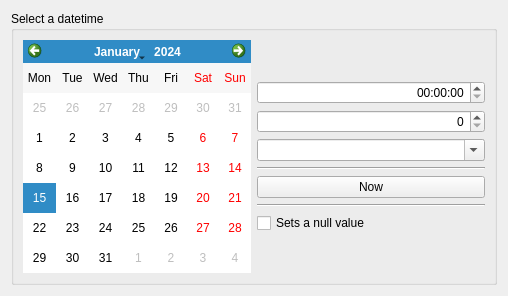
<?xml version="1.0" encoding="UTF-8"?>
<ui version="4.0">
 <class>wdgDatetime</class>
 <widget class="QWidget" name="wdgDatetime">
  <property name="geometry">
   <rect>
    <x>0</x>
    <y>0</y>
    <width>508</width>
    <height>296</height>
   </rect>
  </property>
  <property name="sizePolicy">
   <sizepolicy hsizetype="MinimumExpanding" vsizetype="Preferred">
    <horstretch>0</horstretch>
    <verstretch>0</verstretch>
   </sizepolicy>
  </property>
  <layout class="QHBoxLayout" name="horizontalLayout">
   <item>
    <widget class="QGroupBox" name="grp">
     <property name="sizePolicy">
      <sizepolicy hsizetype="MinimumExpanding" vsizetype="Preferred">
       <horstretch>0</horstretch>
       <verstretch>0</verstretch>
      </sizepolicy>
     </property>
     <property name="title">
      <string>Select a datetime</string>
     </property>
     <layout class="QHBoxLayout" name="horizontalLayout_3">
      <item>
       <layout class="QHBoxLayout" name="horizontalLayout_2">
        <item>
         <widget class="QCalendarWidget" name="teDate">
          <property name="sizePolicy">
           <sizepolicy hsizetype="MinimumExpanding" vsizetype="Preferred">
            <horstretch>0</horstretch>
            <verstretch>0</verstretch>
           </sizepolicy>
          </property>
          <property name="firstDayOfWeek">
           <enum>Qt::Monday</enum>
          </property>
          <property name="verticalHeaderFormat">
           <enum>QCalendarWidget::NoVerticalHeader</enum>
          </property>
         </widget>
        </item>
        <item>
         <layout class="QVBoxLayout" name="verticalLayout">
          <item>
           <spacer name="verticalSpacer">
            <property name="orientation">
             <enum>Qt::Vertical</enum>
            </property>
            <property name="sizeHint" stdset="0">
             <size>
              <width>20</width>
              <height>40</height>
             </size>
            </property>
           </spacer>
          </item>
          <item>
           <widget class="QTimeEdit" name="teTime">
            <property name="sizePolicy">
             <sizepolicy hsizetype="MinimumExpanding" vsizetype="Fixed">
              <horstretch>0</horstretch>
              <verstretch>0</verstretch>
             </sizepolicy>
            </property>
            <property name="toolTip">
             <string>Select a time</string>
            </property>
            <property name="alignment">
             <set>Qt::AlignRight|Qt::AlignTrailing|Qt::AlignVCenter</set>
            </property>
            <property name="displayFormat">
             <string>HH:mm:ss</string>
            </property>
           </widget>
          </item>
          <item>
           <widget class="QSpinBox" name="teMicroseconds">
            <property name="sizePolicy">
             <sizepolicy hsizetype="MinimumExpanding" vsizetype="Fixed">
              <horstretch>0</horstretch>
              <verstretch>0</verstretch>
             </sizepolicy>
            </property>
            <property name="toolTip">
             <string>Select microseconds</string>
            </property>
            <property name="alignment">
             <set>Qt::AlignRight|Qt::AlignTrailing|Qt::AlignVCenter</set>
            </property>
            <property name="maximum">
             <number>999999</number>
            </property>
           </widget>
          </item>
          <item>
           <widget class="QComboBox" name="cmbZone">
            <property name="sizePolicy">
             <sizepolicy hsizetype="MinimumExpanding" vsizetype="Fixed">
              <horstretch>0</horstretch>
              <verstretch>0</verstretch>
             </sizepolicy>
            </property>
            <property name="editable">
             <bool>true</bool>
            </property>
            <property name="insertPolicy">
             <enum>QComboBox::InsertAtBottom</enum>
            </property>
            <property name="sizeAdjustPolicy">
             <enum>QComboBox::AdjustToContents</enum>
            </property>
           </widget>
          </item>
          <item>
           <widget class="Line" name="line">
            <property name="orientation">
             <enum>Qt::Horizontal</enum>
            </property>
           </widget>
          </item>
          <item>
           <widget class="QPushButton" name="cmdNow">
            <property name="sizePolicy">
             <sizepolicy hsizetype="MinimumExpanding" vsizetype="Fixed">
              <horstretch>0</horstretch>
              <verstretch>0</verstretch>
             </sizepolicy>
            </property>
            <property name="toolTip">
             <string>Set current time</string>
            </property>
            <property name="text">
             <string>Now</string>
            </property>
           </widget>
          </item>
          <item>
           <widget class="Line" name="lineNone">
            <property name="orientation">
             <enum>Qt::Horizontal</enum>
            </property>
           </widget>
          </item>
          <item>
           <widget class="QCheckBox" name="chkNone">
            <property name="text">
             <string>Sets a null value</string>
            </property>
           </widget>
          </item>
          <item>
           <spacer name="verticalSpacer_4">
            <property name="orientation">
             <enum>Qt::Vertical</enum>
            </property>
            <property name="sizeHint" stdset="0">
             <size>
              <width>20</width>
              <height>40</height>
             </size>
            </property>
           </spacer>
          </item>
         </layout>
        </item>
       </layout>
      </item>
     </layout>
    </widget>
   </item>
  </layout>
 </widget>
 <resources/>
 <connections/>
</ui>
